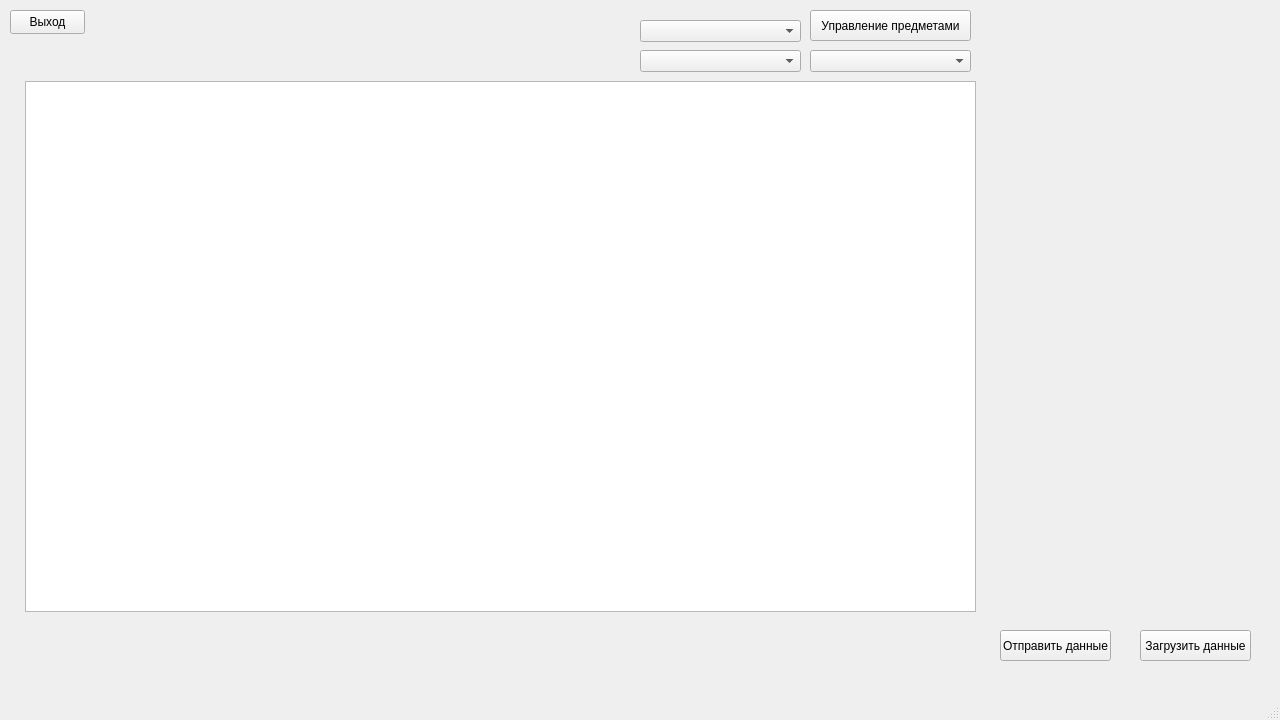
<?xml version="1.0" encoding="UTF-8"?>
<ui version="4.0">
 <class>Application</class>
 <widget class="QMainWindow" name="Application">
  <property name="geometry">
   <rect>
    <x>0</x>
    <y>0</y>
    <width>1280</width>
    <height>720</height>
   </rect>
  </property>
  <property name="windowTitle">
   <string>Рабочий интерфейс</string>
  </property>
  <widget class="QWidget" name="centralwidget">
   <widget class="QPushButton" name="exit">
    <property name="enabled">
     <bool>true</bool>
    </property>
    <property name="geometry">
     <rect>
      <x>10</x>
      <y>10</y>
      <width>75</width>
      <height>24</height>
     </rect>
    </property>
    <property name="text">
     <string>Выход</string>
    </property>
   </widget>
   <widget class="QWidget" name="verticalLayoutWidget">
    <property name="geometry">
     <rect>
      <x>979</x>
      <y>9</y>
      <width>291</width>
      <height>61</height>
     </rect>
    </property>
    <layout class="QVBoxLayout" name="verticalLayout">
     <item>
      <widget class="QLabel" name="hello">
       <property name="text">
        <string/>
       </property>
      </widget>
     </item>
     <item>
      <widget class="QLabel" name="subject">
       <property name="text">
        <string/>
       </property>
      </widget>
     </item>
    </layout>
   </widget>
   <widget class="QPushButton" name="managementSubject">
    <property name="enabled">
     <bool>true</bool>
    </property>
    <property name="geometry">
     <rect>
      <x>810</x>
      <y>10</y>
      <width>161</width>
      <height>31</height>
     </rect>
    </property>
    <property name="text">
     <string>Управление предметами</string>
    </property>
   </widget>
   <widget class="QTableView" name="tableStudent">
    <property name="geometry">
     <rect>
      <x>25</x>
      <y>81</y>
      <width>951</width>
      <height>531</height>
     </rect>
    </property>
    <property name="editTriggers">
     <set>QAbstractItemView::DoubleClicked</set>
    </property>
   </widget>
   <widget class="QPushButton" name="pushButton">
    <property name="geometry">
     <rect>
      <x>1140</x>
      <y>630</y>
      <width>111</width>
      <height>31</height>
     </rect>
    </property>
    <property name="text">
     <string>Загрузить данные</string>
    </property>
   </widget>
   <widget class="QLabel" name="status">
    <property name="geometry">
     <rect>
      <x>990</x>
      <y>80</y>
      <width>281</width>
      <height>531</height>
     </rect>
    </property>
    <property name="text">
     <string/>
    </property>
    <property name="alignment">
     <set>Qt::AlignCenter</set>
    </property>
   </widget>
   <widget class="QComboBox" name="choiceSub">
    <property name="geometry">
     <rect>
      <x>810</x>
      <y>50</y>
      <width>161</width>
      <height>22</height>
     </rect>
    </property>
   </widget>
   <widget class="QPushButton" name="pushButton_2">
    <property name="geometry">
     <rect>
      <x>1000</x>
      <y>630</y>
      <width>111</width>
      <height>31</height>
     </rect>
    </property>
    <property name="text">
     <string>Отправить данные</string>
    </property>
   </widget>
   <widget class="QComboBox" name="listFac">
    <property name="geometry">
     <rect>
      <x>640</x>
      <y>20</y>
      <width>161</width>
      <height>22</height>
     </rect>
    </property>
   </widget>
   <widget class="QComboBox" name="listGr">
    <property name="geometry">
     <rect>
      <x>640</x>
      <y>50</y>
      <width>161</width>
      <height>22</height>
     </rect>
    </property>
   </widget>
  </widget>
  <widget class="QMenuBar" name="menubar">
   <property name="geometry">
    <rect>
     <x>0</x>
     <y>0</y>
     <width>1280</width>
     <height>22</height>
    </rect>
   </property>
  </widget>
  <widget class="QStatusBar" name="statusbar"/>
 </widget>
 <resources/>
 <connections/>
</ui>
